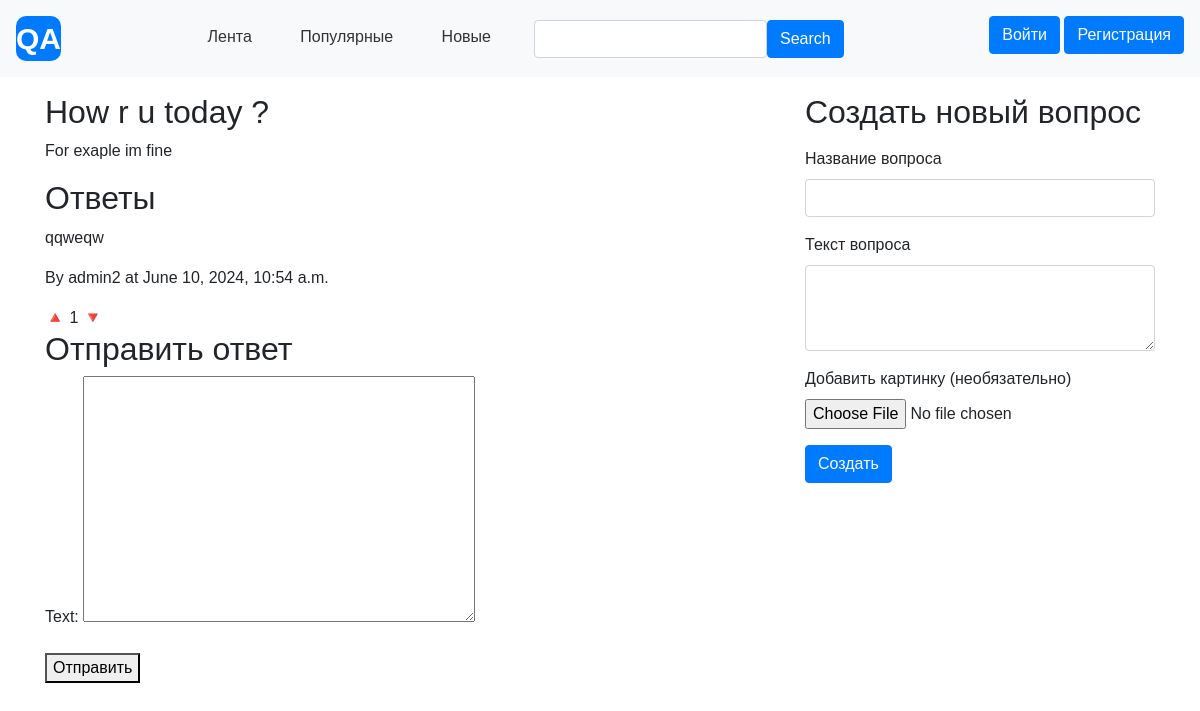
Page /qa_app/question/52/ on the earlier database version.
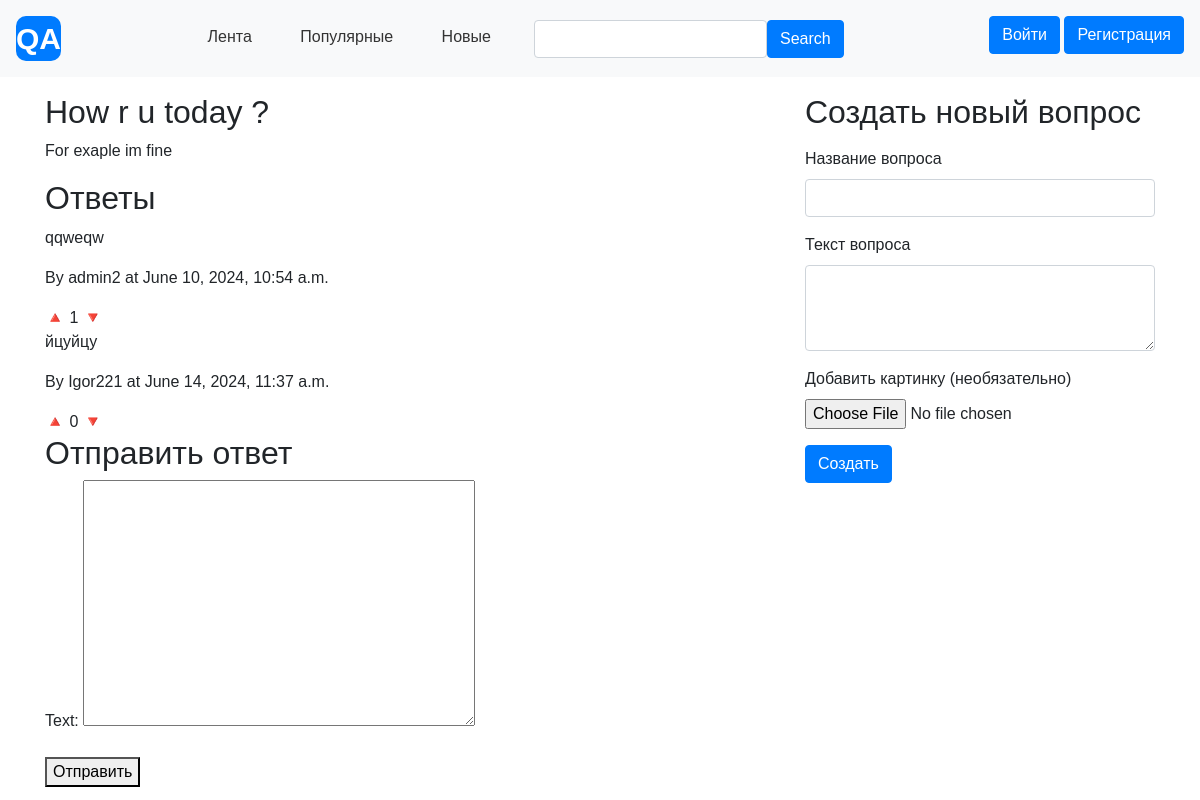
Same page on the later database version.
### qa_app/models.py (models this page shows, shortened)
class Question(models.Model):
    author = models.ForeignKey(User, on_delete=models.CASCADE, default=None)
    title = models.CharField(max_length=200, default=None)
    text = models.TextField()
    image = models.ImageField(upload_to='images/', null=True, blank=True)
    pub_date = models.DateTimeField(auto_now_add=True)
    categories = models.ManyToManyField(Category, blank=True)
    history = HistoricalRecords()
    is_closed = models.BooleanField(default=False)

class Answer(models.Model):
    user = models.ForeignKey(User, on_delete=models.CASCADE)
    question = models.ForeignKey(Question, on_delete=models.CASCADE)
    text = models.TextField()
    pub_date = models.DateTimeField(auto_now_add=True)
    def get_rating(self):
        ratings = AnswerRating.objects.filter(answer=self)
        return sum(rating.rating for rating in ratings)

class AnswerRating(models.Model):
    user = models.ForeignKey(User, on_delete=models.CASCADE)
    answer = models.ForeignKey(Answer, on_delete=models.CASCADE)
    rating = models.IntegerField()

### qa_app/views.py (the view)
# urls.py: path('question/<int:id>/', views.question_detail, name='question_detail'),
def question_detail(request, id):
	question = get_object_or_404(Question, id=id)
	answers = Answer.objects.filter(question=question)
	bookmark = None
	if request.user.is_authenticated:
		bookmark = Bookmark.objects.filter(user=request.user, question=question).first()
	if request.method == 'POST' and request.user.is_authenticated:
		form = AnswerForm(request.POST, request.FILES)
		if form.is_valid():
			answer = form.save(commit=False)
			answer.user = request.user
			answer.question = question
			answer.save()
			return redirect('question_detail', question.id)  # Обновить страницу с новым ответом
	else:
		form = AnswerForm()
	return render(request, 'question_detail.html',
				  {'question': question, 'answers': answers, 'form': form, 'bookmark': bookmark})

### qa_app/forms.py
class AnswerForm(forms.ModelForm):
	class Meta:
		model = Answer
		fields = ['text']

### qa_app/services.py (called while the page is built)
def log_visit(request):
    if request.path not in ['/admin', '/auth', '/login']:
        visit_data = {
            'user': request.user.pk,
            'url': request.build_absolute_uri(),
            'query_params': json.dumps(request.GET),
            'method': request.method,
            'user_agent': request.headers.get('User-Agent', ''),
        }
        r.lpush('page_visits', json.dumps(visit_data))

### qa_app/templates/question_detail.html (shortened to what this page needs)
{% extends "base.html" %}
{% block content %}
    <h2>{{ question.title }}</h2>
    <p>{{ question.text }}</p>
    <h2>Ответы</h2>
    {% for answer in answers %}
        <div>
            <p>{{ answer.text }}</p>
            <p>By {{ answer.user.username }} at {{ answer.pub_date }}</p>
            <a href="{% url 'upvote_answer' answer.id %}">🔺</a>
            <span>{{ answer.get_rating }}</span>
            <a href="{% url 'downvote_answer' answer.id %}">🔻</a>
        </div>
    {% endfor %}
    <h2>Отправить ответ</h2>
    <form method="post">
        {{ form.as_p }}
        <button type="submit">Отправить</button>
    </form>
{% endblock %}

### qa_app/templates/base.html (shortened to what this page needs)
{% load static %}
<!DOCTYPE html>
<html>
<head>
    <link rel="stylesheet" href="https://stackpath.bootstrapcdn.com/bootstrap/4.3.1/css/bootstrap.min.css">
    <link rel="stylesheet" href="{% static 'css/style.css' %}">
</head>
<body>
<header class="d-flex justify-content-between p-3 bg-light header">
    <div>
<span style="background-color: #007bff; font-weight: bold; font-size: 30px; color: white; border-radius: 10px; display: inline-block;">QA</span>
    </div>
    <div class="d-flex justify-content-center">
        <nav class="pr-3" >
            <a href="{% url 'feed' %}" class="btn btn-link nav-link">Лента</a>
            <a href="{% url 'popular' %}" class="btn btn-link nav-link">Популярные</a>
            <a href="{% url 'recent' %}" class="btn btn-link nav-link">Новые</a>
        </nav>
        <form action="{% url 'search' %}" method="GET" class="form-inline pr-3">
            <input type="text" name="query" class="form-control">
            <button type="submit" class="btn btn-primary">
                <span>Search</span>
            </button>
        </form>
    </div>
    <div>
    {% if request.user.is_authenticated %}
        <form action="{% url 'logout' %}" method="post">
            {% csrf_token %}
            <button type="submit" class="btn btn-primary">Выход</button>
        </form>
    {% else %}
        <a href="{% url 'login' %}" class="btn btn-primary">Войти</a>
        <a href="{% url 'register' %}" class="btn btn-primary">Регистрация</a>
    {% endif %}
</div>
</header>
<main class="container mt-3">
    <div class="row">
        <div class="col-md-8">
            {% block content %}{% endblock %}
        </div>
        <div class="col-md-4">
            <h2 class="mb-3">Создать новый вопрос</h2>
            <form method="post" enctype="multipart/form-data">
                <div class="form-group">
                    <label for="title">Название вопроса</label>
                    <input type="text" class="form-control" id="title" name="title" required>
                </div>
                <div class="form-group">
                    <label for="text">Текст вопроса</label>
                    <textarea class="form-control" id="text" name="text" rows="3" required></textarea>
                </div>
                <div class="form-group">
                    <label for="image">Добавить картинку (необязательно)</label>
                    <input type="file" class="form-control-file" id="image" name="image">
                </div>
                <button type="submit" class="btn btn-primary">Создать</button>
            </form>
        </div>
    </div>
</main>
</body>
</html>

### qa_app/static/css/style.css (style rules this page uses)
body { font-family: Arial, sans-serif; }
.header { background-color: #f8f9fa; padding: 20px 0; }
.nav-link { display: inline-block; margin-right: 10px; color: #333; }
.container { margin-top: 20px; }
.btn-primary { background-color: #007bff; border-color: #007bff; }

Differences in the rows shown:
added Answer: text "йцуйцу", user.username "Igor221", pub_date "June 14, 2024, 11:37 a.m.", get_rating "0"
